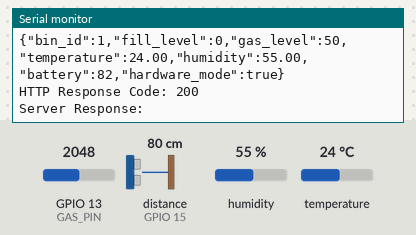
The sketch below on a simulated ESP32. On the bench: the last lines printed to the serial monitor. Wiring (inferred from the names in the program): ultrasonic range finder: trigger GPIO 14; echo GPIO 15. The inputs (shaded band) are chosen by the test bench; at power-on: distance to the obstacle (sensor on GPIO 15) 80 cm, humidity 55 %, GPIO 13 (GAS_PIN) = 2048, temperature 24 °C. The echo pulse lasts 58.3 µs per cm; WiFi joins after 1.5 s; servers stay silent unless stated; uploads are accepted with an empty reply; random numbers use the default seed unless the sketch sets one.

Above: at 2.7 s.
2.8 s: distance to the obstacle (sensor on GPIO 15) set to 2 cm
At 6.93 s:
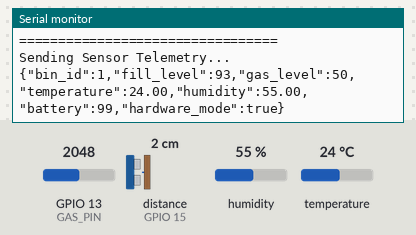
8.6 s: humidity set to 22 %
At 12.6 s:
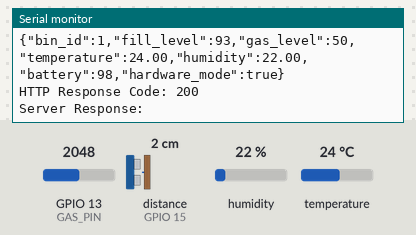
14.4 s: GPIO 13 (GAS_PIN) set to 2866
At 17.8 s:
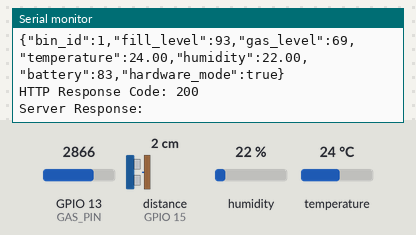
20.2 s: temperature set to 12 °C
At 23.0 s:
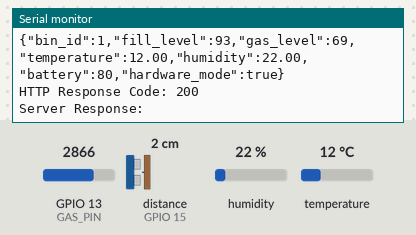
26.0 s: distance to the obstacle (sensor on GPIO 15) set to 4 cm
At 29.4 s:
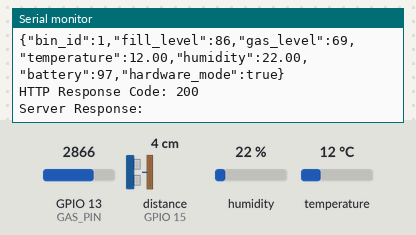
31.8 s: GPIO 13 (GAS_PIN) set to 3972
At 33.5 s:
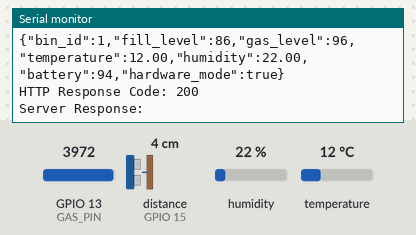
Timing chart, 0 to 35.0 s (numbered marks = the images above; inputs shaded):
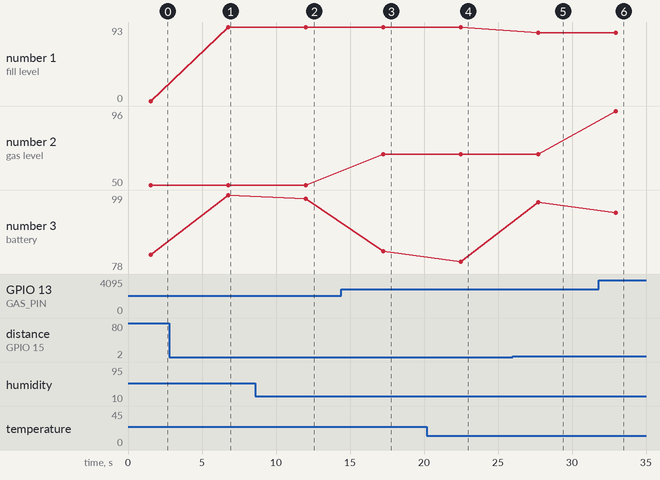

The sketch:

sketch_may12a.ino
```cpp
#include <WiFi.h>
#include <HTTPClient.h>
#include "DHT.h"

// ==========================
// WIFI CONFIG
// ==========================
const char* ssid = "OPPO A31";
const char* password = "12345678";

// ==========================
// API CONFIG
// ==========================
const char* serverUrl = "http://192.168.43.134:8000/iot/update";

// ==========================
// PIN CONFIG
// ==========================
#define TRIG_PIN 14
#define ECHO_PIN 15
#define GAS_PIN 13

#define DHTPIN 12
#define DHTTYPE DHT11
// Change to DHT22 if using DHT22

DHT dht(DHTPIN, DHTTYPE);

// ==========================
// BIN CONFIG
// ==========================
const int BIN_HEIGHT_CM = 30;

// ==========================
// SETUP
// ==========================
void setup() {

  Serial.begin(115200);

  pinMode(TRIG_PIN, OUTPUT);
  pinMode(ECHO_PIN, INPUT);

  dht.begin();

  Serial.println("\n=================================");
  Serial.println("CleanCity AI Hardware Node");
  Serial.println("=================================");

  // WiFi Connect
  WiFi.begin(ssid, password);

  Serial.print("Connecting to WiFi");

  while (WiFi.status() != WL_CONNECTED) {
    delay(500);
    Serial.print(".");
  }

  Serial.println("\nWiFi Connected!");
  Serial.print("ESP32-CAM IP: ");
  Serial.println(WiFi.localIP());
}

// ==========================
// ULTRASONIC FUNCTION
// ==========================
float getDistanceCM() {

  digitalWrite(TRIG_PIN, LOW);
  delayMicroseconds(2);

  digitalWrite(TRIG_PIN, HIGH);
  delayMicroseconds(10);

  digitalWrite(TRIG_PIN, LOW);

  long duration = pulseIn(ECHO_PIN, HIGH);

  float distance = duration * 0.034 / 2;

  return distance;
}

// ==========================
// LOOP
// ==========================
void loop() {

  if (WiFi.status() == WL_CONNECTED) {

    // ==========================
    // READ ULTRASONIC
    // ==========================
    float distance = getDistanceCM();

    // Calculate Fill %
    int fillLevel = 100 - ((distance / BIN_HEIGHT_CM) * 100);

    fillLevel = constrain(fillLevel, 0, 100);

    // ==========================
    // READ GAS SENSOR
    // ==========================
    int gasRaw = analogRead(GAS_PIN);

    int gasLevel = map(gasRaw, 0, 4095, 0, 100);

    // ==========================
    // READ DHT
    // ==========================
    float temperature = dht.readTemperature();
    float humidity = dht.readHumidity();

    // Check DHT
    if (isnan(temperature) || isnan(humidity)) {
      Serial.println("DHT Sensor Error!");

      temperature = 0;
      humidity = 0;
    }

    // ==========================
    // BATTERY SIMULATION
    // ==========================
    int battery = random(75, 100);

    // ==========================
    // JSON PAYLOAD
    // ==========================
    String jsonPayload = "{";
    jsonPayload += "\"bin_id\":1,";
    jsonPayload += "\"fill_level\":" + String(fillLevel) + ",";
    jsonPayload += "\"gas_level\":" + String(gasLevel) + ",";
    jsonPayload += "\"temperature\":" + String(temperature) + ",";
    jsonPayload += "\"humidity\":" + String(humidity) + ",";
    jsonPayload += "\"battery\":" + String(battery) + ",";
    jsonPayload += "\"hardware_mode\":true";
    jsonPayload += "}";

    // ==========================
    // SEND HTTP REQUEST
    // ==========================
    HTTPClient http;

    http.begin(serverUrl);

    http.addHeader("Content-Type", "application/json");

    http.setTimeout(10000);

    Serial.println("\n=================================");
    Serial.println("Sending Sensor Telemetry...");
    Serial.println(jsonPayload);

    int httpResponseCode = http.POST(jsonPayload);

    Serial.print("HTTP Response Code: ");
    Serial.println(httpResponseCode);

    if (httpResponseCode > 0) {

      String response = http.getString();

      Serial.println("Server Response:");
      Serial.println(response);

    } else {

      Serial.println("Failed to send data.");
    }

    http.end();

  } else {

    Serial.println("WiFi Disconnected!");
  }

  delay(5000);
}
```

Measured:
- after the input at 2.8 s, the serial monitor: prints a new line after 4.0 s (image 1)
- after the input at 8.6 s, the serial monitor: prints a new line after 3.4 s (image 2)
- after the input at 14.4 s, the serial monitor: prints a new line after 2.8 s (image 3)
- after the input at 20.2 s, the serial monitor: prints a new line after 2.3 s (image 4)
- after the input at 26.0 s, the serial monitor: prints a new line after 1.7 s (image 5)
- after the input at 31.8 s, the serial monitor: prints a new line after 1.1 s (image 6)
- plotted number 1: 0 → 93 after the input at 2.8 s, 93 → 86 after the input at 26.0 s
- plotted number 2: 50 → 69 after the input at 14.4 s, 69 → 96 after the input at 31.8 s
